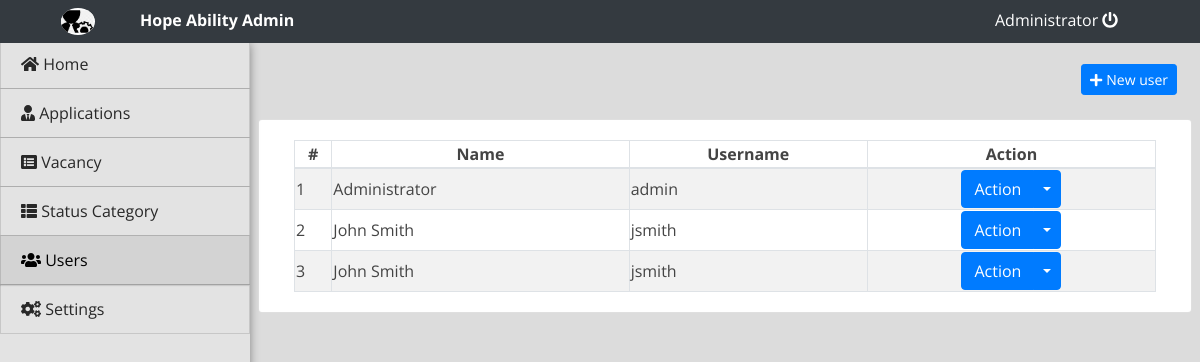
Screenshot of /Workwithus/admin/index.php?page=users (signed in) with the database file from the repository.
### tables this page shows
CREATE TABLE `users` (
  `id` int(30) NOT NULL,
  `doctor_id` int(30) NOT NULL,
  `name` varchar(200) NOT NULL,
  `address` text NOT NULL,
  `contact` text NOT NULL,
  `username` varchar(100) NOT NULL,
  `password` varchar(200) NOT NULL,
  `type` tinyint(1) NOT NULL DEFAULT 2 COMMENT '1=admin , 2 = staff'
);

### Workwithus/admin/users.php (the view, shortened to what this page needs)
<div class="container-fluid">
	<div class="row">
	<div class="col-lg-12">
			<button class="btn btn-primary float-right btn-sm" id="new_user"><i class="fa fa-plus"></i> New user</button>
	</div>
	</div>
	<br>
	<div class="row">
		<div class="card col-lg-12">
			<div class="card-body">
				<table class="table-striped table-bordered col-md-12">
			<thead>
				<tr>
					<th class="text-center">#</th>
					<th class="text-center">Name</th>
					<th class="text-center">Username</th>
					<th class="text-center">Action</th>
				</tr>
			</thead>
			<tbody>
				<?php
 					include 'db_connect.php';
 					$users = $conn->query("SELECT * FROM users order by name asc");
 					$i = 1;
 					while($row= $users->fetch_assoc()):
				 ?>
				 <tr>
				 	<td>
				 		<?php echo $i++ ?>
				 	</td>
				 	<td>
				 		<?php echo $row['name'] ?>
				 	</td>
				 	<td>
				 		<?php echo $row['username'] ?>
				 	</td>
				 	<td>
				 		<center>
								<div class="btn-group">
								  <button type="button" class="btn btn-primary">Action</button>
								  <button type="button" class="btn btn-primary dropdown-toggle dropdown-toggle-split" data-toggle="dropdown" aria-haspopup="true" aria-expanded="false">
								  </button>
								</div>
								</center>
				 	</td>
				 </tr>
				<?php endwhile; ?>
			</tbody>
		</table>
			</div>
		</div>
	</div>
</div>

### Workwithus/admin/assets/css/style.css (style rules this page uses)
body { font-family: "Open Sans", sans-serif; color: #444444; width: 100%; height: calc(100%); }

### Workwithus/admin/index.php (style rules this page uses)
body { background: #80808045; }

### rows the page displays
users: name "Administrator", username "admin"
users: name "John Smith", username "jsmith"
users: name "John Smith", username "jsmith"

### other values shown
$_SESSION['login_name'] "Administrator"
